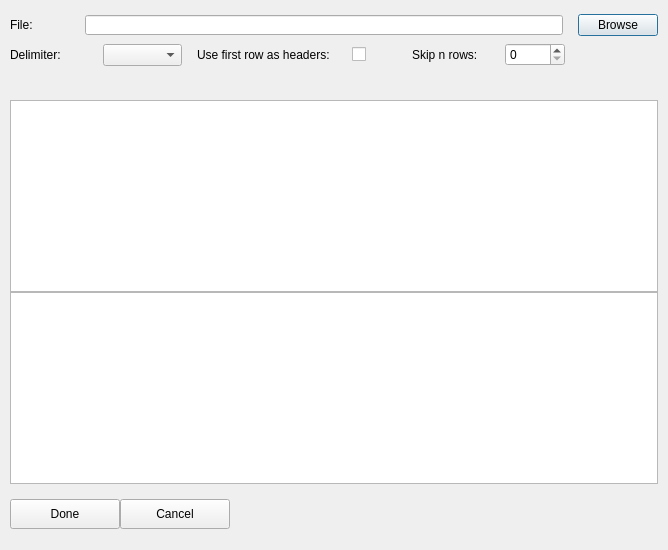
<?xml version="1.0" encoding="UTF-8"?>
<ui version="4.0">
 <class>Dialog</class>
 <widget class="QDialog" name="Dialog">
  <property name="geometry">
   <rect>
    <x>0</x>
    <y>0</y>
    <width>668</width>
    <height>550</height>
   </rect>
  </property>
  <property name="sizePolicy">
   <sizepolicy hsizetype="Fixed" vsizetype="Fixed">
    <horstretch>0</horstretch>
    <verstretch>0</verstretch>
   </sizepolicy>
  </property>
  <property name="maximumSize">
   <size>
    <width>16777215</width>
    <height>550</height>
   </size>
  </property>
  <property name="windowTitle">
   <string>Dialog</string>
  </property>
  <layout class="QVBoxLayout" name="verticalLayout">
   <property name="spacing">
    <number>0</number>
   </property>
   <property name="margin">
    <number>10</number>
   </property>
   <item>
    <widget class="QWidget" name="horizontalWidget" native="true">
     <property name="sizePolicy">
      <sizepolicy hsizetype="Preferred" vsizetype="Fixed">
       <horstretch>0</horstretch>
       <verstretch>0</verstretch>
      </sizepolicy>
     </property>
     <property name="minimumSize">
      <size>
       <width>0</width>
       <height>90</height>
      </size>
     </property>
     <layout class="QHBoxLayout" name="horizontalLayout">
      <property name="spacing">
       <number>0</number>
      </property>
      <property name="margin">
       <number>0</number>
      </property>
      <item>
       <widget class="QWidget" name="verticalWidget" native="true">
        <layout class="QVBoxLayout" name="verticalLayout_2">
         <property name="spacing">
          <number>0</number>
         </property>
         <property name="margin">
          <number>0</number>
         </property>
         <item>
          <widget class="QWidget" name="horizontalWidget" native="true">
           <layout class="QHBoxLayout" name="horizontalLayout_3">
            <property name="spacing">
             <number>15</number>
            </property>
            <property name="margin">
             <number>0</number>
            </property>
            <item>
             <widget class="QLabel" name="label">
              <property name="sizePolicy">
               <sizepolicy hsizetype="Fixed" vsizetype="Preferred">
                <horstretch>60</horstretch>
                <verstretch>0</verstretch>
               </sizepolicy>
              </property>
              <property name="minimumSize">
               <size>
                <width>60</width>
                <height>0</height>
               </size>
              </property>
              <property name="maximumSize">
               <size>
                <width>60</width>
                <height>16777215</height>
               </size>
              </property>
              <property name="text">
               <string>File:</string>
              </property>
             </widget>
            </item>
            <item>
             <widget class="QLineEdit" name="file_name_input">
              <property name="minimumSize">
               <size>
                <width>0</width>
                <height>20</height>
               </size>
              </property>
              <property name="maximumSize">
               <size>
                <width>16777215</width>
                <height>20</height>
               </size>
              </property>
              <property name="readOnly">
               <bool>true</bool>
              </property>
             </widget>
            </item>
            <item>
             <widget class="QPushButton" name="open_file_button">
              <property name="sizePolicy">
               <sizepolicy hsizetype="Fixed" vsizetype="Fixed">
                <horstretch>0</horstretch>
                <verstretch>0</verstretch>
               </sizepolicy>
              </property>
              <property name="minimumSize">
               <size>
                <width>35</width>
                <height>0</height>
               </size>
              </property>
              <property name="maximumSize">
               <size>
                <width>80</width>
                <height>16777215</height>
               </size>
              </property>
              <property name="text">
               <string>Browse</string>
              </property>
             </widget>
            </item>
           </layout>
          </widget>
         </item>
         <item>
          <widget class="QWidget" name="widget_2" native="true">
           <layout class="QHBoxLayout" name="horizontalLayout_6">
            <property name="spacing">
             <number>15</number>
            </property>
            <property name="margin">
             <number>0</number>
            </property>
            <item>
             <widget class="QLabel" name="label_2">
              <property name="sizePolicy">
               <sizepolicy hsizetype="Fixed" vsizetype="Preferred">
                <horstretch>0</horstretch>
                <verstretch>0</verstretch>
               </sizepolicy>
              </property>
              <property name="minimumSize">
               <size>
                <width>60</width>
                <height>0</height>
               </size>
              </property>
              <property name="maximumSize">
               <size>
                <width>90</width>
                <height>16777215</height>
               </size>
              </property>
              <property name="text">
               <string>Delimiter:</string>
              </property>
             </widget>
            </item>
            <item>
             <widget class="QComboBox" name="delimiter_combo_box">
              <property name="maximumSize">
               <size>
                <width>150</width>
                <height>16777215</height>
               </size>
              </property>
             </widget>
            </item>
            <item>
             <widget class="QLabel" name="label_3">
              <property name="sizePolicy">
               <sizepolicy hsizetype="Fixed" vsizetype="Preferred">
                <horstretch>0</horstretch>
                <verstretch>0</verstretch>
               </sizepolicy>
              </property>
              <property name="minimumSize">
               <size>
                <width>140</width>
                <height>0</height>
               </size>
              </property>
              <property name="text">
               <string>Use first row as headers:</string>
              </property>
             </widget>
            </item>
            <item>
             <widget class="QCheckBox" name="header_row_checkbox">
              <property name="minimumSize">
               <size>
                <width>0</width>
                <height>0</height>
               </size>
              </property>
              <property name="maximumSize">
               <size>
                <width>25</width>
                <height>16777215</height>
               </size>
              </property>
              <property name="text">
               <string/>
              </property>
             </widget>
            </item>
            <item>
             <spacer name="horizontalSpacer">
              <property name="orientation">
               <enum>Qt::Horizontal</enum>
              </property>
              <property name="sizeType">
               <enum>QSizePolicy::Fixed</enum>
              </property>
              <property name="sizeHint" stdset="0">
               <size>
                <width>20</width>
                <height>20</height>
               </size>
              </property>
             </spacer>
            </item>
            <item>
             <widget class="QLabel" name="label_4">
              <property name="sizePolicy">
               <sizepolicy hsizetype="Fixed" vsizetype="Preferred">
                <horstretch>0</horstretch>
                <verstretch>0</verstretch>
               </sizepolicy>
              </property>
              <property name="maximumSize">
               <size>
                <width>95</width>
                <height>16777215</height>
               </size>
              </property>
              <property name="text">
               <string>Skip n rows:</string>
              </property>
             </widget>
            </item>
            <item>
             <widget class="QSpinBox" name="skip_rows_input">
              <property name="sizePolicy">
               <sizepolicy hsizetype="Maximum" vsizetype="Fixed">
                <horstretch>0</horstretch>
                <verstretch>0</verstretch>
               </sizepolicy>
              </property>
              <property name="maximumSize">
               <size>
                <width>60</width>
                <height>16777215</height>
               </size>
              </property>
              <property name="minimum">
               <number>0</number>
              </property>
              <property name="maximum">
               <number>999999999</number>
              </property>
              <property name="value">
               <number>0</number>
              </property>
             </widget>
            </item>
            <item>
             <widget class="QLabel" name="label_5">
              <property name="text">
               <string/>
              </property>
             </widget>
            </item>
           </layout>
          </widget>
         </item>
         <item>
          <widget class="QWidget" name="horizontalWidget_2" native="true">
           <layout class="QHBoxLayout" name="horizontalLayout_5">
            <property name="spacing">
             <number>15</number>
            </property>
            <property name="margin">
             <number>0</number>
            </property>
           </layout>
          </widget>
         </item>
        </layout>
       </widget>
      </item>
     </layout>
    </widget>
   </item>
   <item>
    <widget class="QWidget" name="widget" native="true">
     <layout class="QVBoxLayout" name="verticalLayout_3">
      <property name="spacing">
       <number>0</number>
      </property>
      <property name="margin">
       <number>0</number>
      </property>
      <item>
       <widget class="QTextBrowser" name="text_preview_label">
        <property name="sizePolicy">
         <sizepolicy hsizetype="Expanding" vsizetype="Fixed">
          <horstretch>0</horstretch>
          <verstretch>0</verstretch>
         </sizepolicy>
        </property>
        <property name="maximumSize">
         <size>
          <width>16777215</width>
          <height>200</height>
         </size>
        </property>
       </widget>
      </item>
      <item>
       <widget class="QTableWidget" name="data_preview_table">
        <property name="sizePolicy">
         <sizepolicy hsizetype="Expanding" vsizetype="Fixed">
          <horstretch>0</horstretch>
          <verstretch>0</verstretch>
         </sizepolicy>
        </property>
        <property name="minimumSize">
         <size>
          <width>200</width>
          <height>0</height>
         </size>
        </property>
        <property name="maximumSize">
         <size>
          <width>16777215</width>
          <height>200</height>
         </size>
        </property>
       </widget>
      </item>
     </layout>
    </widget>
   </item>
   <item>
    <widget class="QWidget" name="widget" native="true">
     <property name="sizePolicy">
      <sizepolicy hsizetype="Preferred" vsizetype="Fixed">
       <horstretch>0</horstretch>
       <verstretch>0</verstretch>
      </sizepolicy>
     </property>
     <property name="maximumSize">
      <size>
       <width>16777215</width>
       <height>60</height>
      </size>
     </property>
     <widget class="QPushButton" name="done_button">
      <property name="geometry">
       <rect>
        <x>0</x>
        <y>15</y>
        <width>110</width>
        <height>30</height>
       </rect>
      </property>
      <property name="text">
       <string>Done</string>
      </property>
     </widget>
     <widget class="QPushButton" name="cancel_button">
      <property name="geometry">
       <rect>
        <x>110</x>
        <y>15</y>
        <width>110</width>
        <height>30</height>
       </rect>
      </property>
      <property name="text">
       <string>Cancel</string>
      </property>
     </widget>
    </widget>
   </item>
  </layout>
 </widget>
 <resources/>
 <connections/>
</ui>
